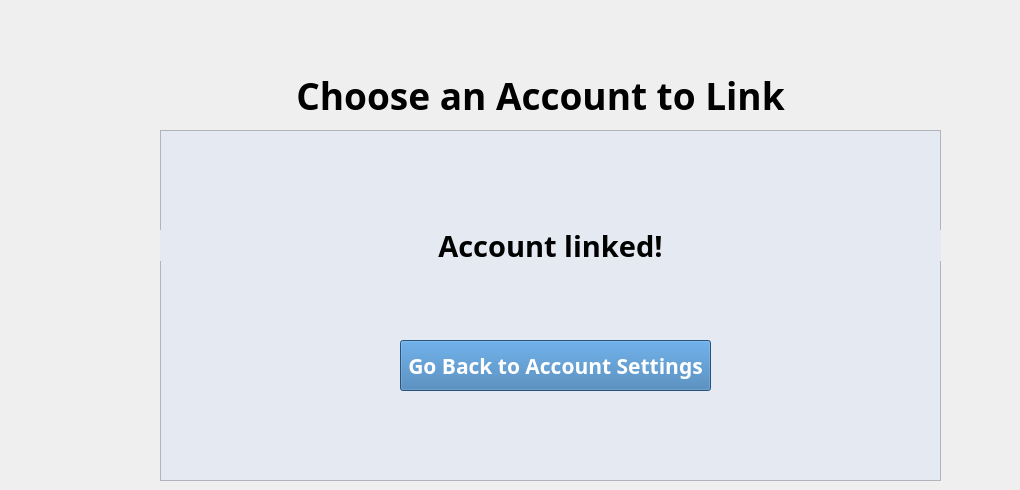
   <widget class="QWidget" name="page_7">
    <widget class="QLabel" name="AccountSettingsHeader_14">
     <property name="geometry">
      <rect>
       <x>70</x>
       <y>60</y>
       <width>941</width>
       <height>71</height>
      </rect>
     </property>
     <property name="font">
      <font>
       <family>Glacial Indifference</family>
       <pointsize>28</pointsize>
       <weight>75</weight>
       <bold>true</bold>
      </font>
     </property>
     <property name="text">
      <string>Choose an Account to Link</string>
     </property>
     <property name="alignment">
      <set>Qt::AlignCenter</set>
     </property>
    </widget>
    <widget class="QFrame" name="frame_6">
     <property name="geometry">
      <rect>
       <x>160</x>
       <y>130</y>
       <width>781</width>
       <height>351</height>
      </rect>
     </property>
     <property name="autoFillBackground">
      <bool>false</bool>
     </property>
     <property name="styleSheet">
      <string notr="true">background-color: rgb(229, 233, 242);</string>
     </property>
     <property name="frameShape">
      <enum>QFrame::StyledPanel</enum>
     </property>
     <property name="frameShadow">
      <enum>QFrame::Raised</enum>
     </property>
     <widget class="QPushButton" name="OtherBackButton_3">
      <property name="geometry">
       <rect>
        <x>240</x>
        <y>210</y>
        <width>311</width>
        <height>51</height>
       </rect>
      </property>
      <property name="sizePolicy">
       <sizepolicy hsizetype="Minimum" vsizetype="Minimum">
        <horstretch>0</horstretch>
        <verstretch>0</verstretch>
       </sizepolicy>
      </property>
      <property name="minimumSize">
       <size>
        <width>125</width>
        <height>50</height>
       </size>
      </property>
      <property name="font">
       <font>
        <family>Glacial Indifference</family>
        <pointsize>16</pointsize>
        <weight>75</weight>
        <bold>true</bold>
       </font>
      </property>
      <property name="styleSheet">
       <string notr="true">background-color: rgb(54, 118, 176);
color: rgb(255, 255, 255);</string>
      </property>
      <property name="text">
       <string>Go Back to Account Settings</string>
      </property>
     </widget>
     <widget class="QLabel" name="AccountSettingsHeader_16">
      <property name="geometry">
       <rect>
        <x>0</x>
        <y>100</y>
        <width>781</width>
        <height>31</height>
       </rect>
      </property>
      <property name="font">
       <font>
        <family>Glacial Indifference</family>
        <pointsize>22</pointsize>
        <weight>75</weight>
        <bold>true</bold>
       </font>
      </property>
      <property name="text">
       <string>Account linked!</string>
      </property>
      <property name="alignment">
       <set>Qt::AlignCenter</set>
      </property>
     </widget>
    </widget>
   </widget>
